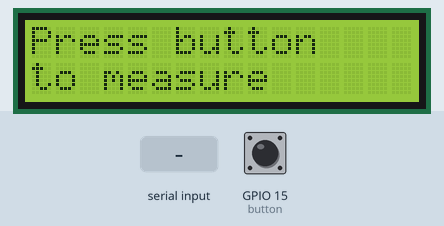
This sketch was run on a simulated ESP32. Parts: 16×2 character LCD. Inputs (shaded band) come from the test bench; at power-on: GPIO 15 (button) HIGH. WiFi joins after 1.5 s; servers stay silent unless stated; what the sketch prints to the serial monitor is not drawn.

Above: at 6.9 s.
7.0 s: GPIO 15 (button) pulled LOW for 0.15 s
At 7.8 s:
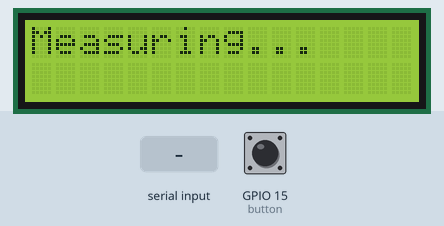
8.6 s: "1" received over the second serial link
At 10.5 s:
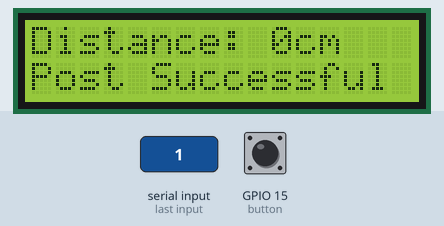
11.6 s: GPIO 15 (button) pulled LOW for 1 s
At 12.5 s:
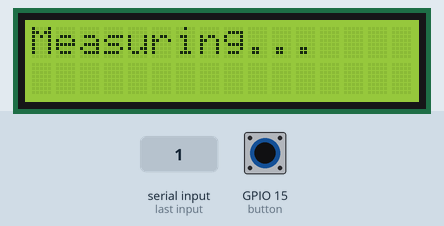
14.1 s: "0" received over the second serial link
At 15.29 s:
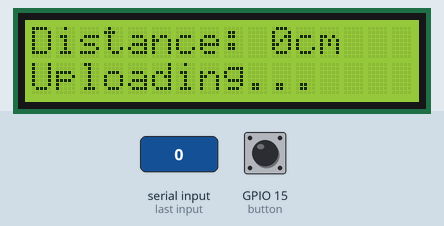
Timing chart, 0 to 17.1 s (numbered marks = the images above; inputs shaded):
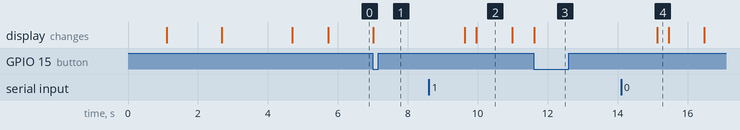

The sketch:

esp_part.ino
```cpp
#include <LiquidCrystal_I2C.h>
#include <WiFi.h>
#include "ThingSpeak.h"
#include <ArduinoJson.h>
#include <WiFiClient.h>

#define RXp2 16
#define TXp2 17

const char* ssid = "WiFi Network name here....";
const char* password = "enter password here....";

WiFiClient  client;

unsigned long ChannelNumber = 2;
const char * WriteAPIKey = "B7WRSN34R3AJMF91";

// Set the LCD address to 0x27 for a 16 chars and 2 line display
LiquidCrystal_I2C lcd(0x27, 16, 2);

int distance;
int button=15;
int button_state=1;
int post = 0;


void setup(){
  //Initialize serial
  Serial.begin(115200);
  Serial2.begin(115200, SERIAL_8N1, RXp2, TXp2); //Talk to the Sharp Sensor

  lcd.init();
  lcd.backlight();
  lcd.setCursor(0, 0);
  lcd.print("Starting...");
  delay(1000);
  lcd.clear();


  pinMode(button, INPUT_PULLUP);

  //Set wifi mode
  WiFi.mode(WIFI_STA);
  WiFi.begin(ssid, password);

  while(WiFi.status()!=WL_CONNECTED){
    Serial.println("");
    lcd.clear();
  lcd.setCursor(0, 0);
    lcd.print("Connecting");
    lcd.setCursor(0, 1);
    lcd.print("to WiFi...");
    delay(500);
    }

    Serial.println("");
    Serial.print("IP Address: ");
    Serial.println(WiFi.localIP());
    lcd.clear();
  lcd.setCursor(0, 0);
    lcd.print("IP Address:");
  lcd.setCursor(0, 1);
    lcd.print(WiFi.localIP());
  delay(2000);

  // Initialize ThingSpeak
  ThingSpeak.begin(client);

  lcd.clear();
  lcd.setCursor(0, 0);
  lcd.print("Initialization");
  lcd.setCursor(0, 1);
  lcd.print("Successful");
  delay(1000);
}

void loop(){

  // Connect or reconnect to WiFi if connection is lost

    if(WiFi.status() != WL_CONNECTED){
      lcd.clear();
  lcd.setCursor(0, 0);
  lcd.print("Connecting");
  lcd.setCursor(0, 1);
  lcd.print("to WiFi...");
      Serial.print("Attempting to connect");
      while(WiFi.status() != WL_CONNECTED){
        WiFi.begin(ssid, password);
        delay(1000);
      }
      Serial.println("\nConnected.");

      lcd.clear();
  lcd.setCursor(0, 0);
  lcd.print("Connected");
  delay(1000);
  lcd.clear();
  }

  lcd.clear();
  lcd.setCursor(0, 0);
  lcd.print("Press button");
  lcd.setCursor(0, 1);
   lcd.print("to measure");


  // //Get distance from Arduino
  while(button_state!=0){
  button_state = digitalRead(button);}

  lcd.clear();
  lcd.setCursor(0, 0);
  lcd.print("Measuring...");

  distance = request();

  lcd.clear();
  lcd.setCursor(0, 0);
  lcd.print("Distance: ");
  lcd.print(distance);
  lcd.print("cm");

  Serial.print("\n Distance from ESP: ");
  Serial.println(distance);

  // Write to ThingSpeak
   lcd.setCursor(0, 1);
  lcd.print("Uploading...");
  int x = ThingSpeak.writeField(ChannelNumber, 1, distance, WriteAPIKey);

   if(x == 200){
      Serial.println("Channel update successful.");
      lcd.clear();
  lcd.setCursor(0, 0);
  lcd.print("Distance: ");
  lcd.print(distance);
  lcd.print("cm");
  lcd.setCursor(0, 1);
  lcd.print("Post Successful");
  post = 1;
  delay(1000);

    }
    else{
      Serial.println("Problem updating channel. HTTP error code " + String(x));
  lcd.clear();
  lcd.setCursor(0, 0);
  lcd.print("Distance: ");
  lcd.print(distance);
  lcd.print("cm");
  lcd.setCursor(0, 1);
  lcd.print("Post error");
  delay(1000);

  while (post==0){
  lcd.clear();
  lcd.setCursor(0, 0);
  lcd.print("Distance: ");
  lcd.print(distance);
  lcd.print("cm");
  lcd.setCursor(0, 1);
  lcd.print("Retrying...");

  int x = ThingSpeak.writeField(ChannelNumber, 1, distance, WriteAPIKey); //Get response code from the request to Thingsspeak

  if(x == 200){
  lcd.clear();
  lcd.setCursor(0, 0);
  lcd.print("Distance: ");
  lcd.print(distance);
  lcd.print("cm");
  lcd.setCursor(0, 1);
  lcd.print("Post Successful");
  post = 1;
  delay(1000);
  }
  }

  }

  button_state = 1;
  post = 0;
// }
}


int request(){
  DynamicJsonDocument doc(1024);

  distance = 0;

  //Sending Request
  doc["type"] = "request";
  serializeJson(doc, Serial2);

  // Reading Request
  bool messageReady = false;
  String message = "";

  while(messageReady == false){
    if (Serial2.available()){
      message = Serial2.readString();
      messageReady = true;
    }
  }
// Deserialize JSON formatted message
  DeserializationError error = deserializeJson(doc, message);
   if (error){
     Serial.print(F("deserializeJson() failed: "));
     Serial.println(error.c_str());
     return 0;
   }

   distance = doc["distance"];

  return distance;
}
```

Measured:
- after the input at 7.0 s, the display: changes at once (image 1)
- after the input at 8.6 s, the display: first changes after 1.0 s (image 2 shows a later state)
- after the input at 11.6 s, the display: changes at once (image 3)
- after the input at 14.1 s, the display: changes after 1.0 s (image 4)
- what the display in image 2 shows lasts 1.0 s, from 10.0 s to 11.0 s
